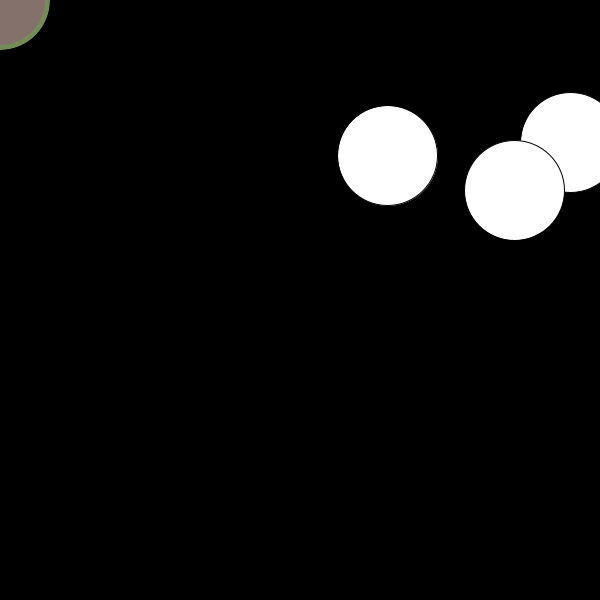
Frame 1 (no input)
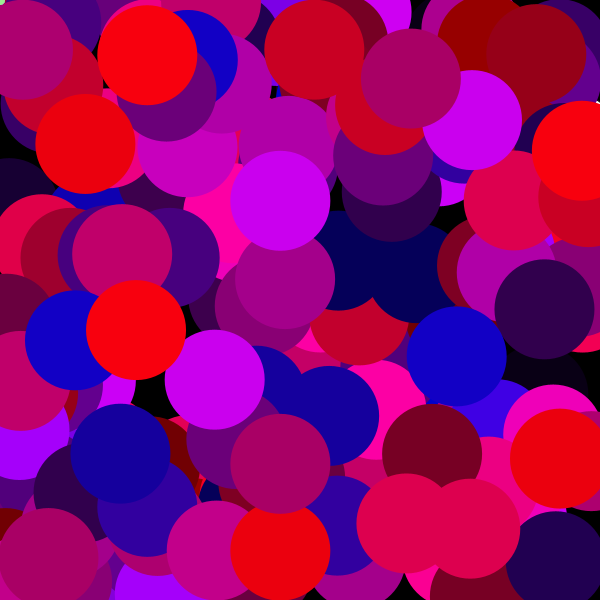
Frame 60 (the mouse pressed at the canvas centre just before this capture)
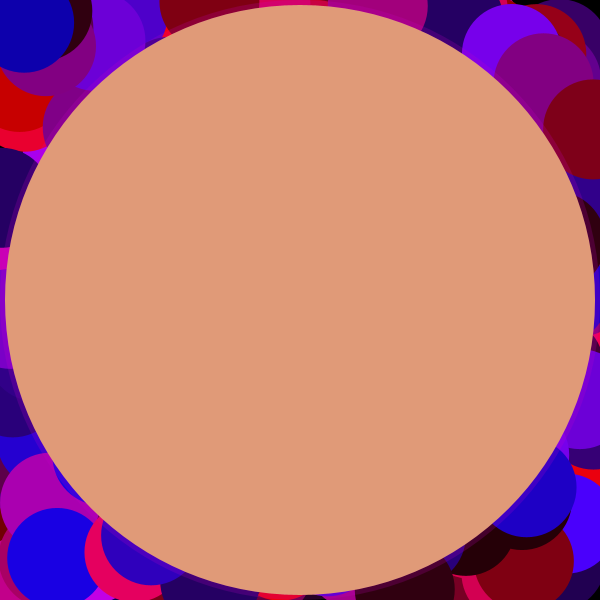
Frame 120 (the mouse held since frame 60 and released just before this capture)

The Processing sketch that drew these frames (run headless with seeded random() and noise(); from frame 60 on, the mouse is pressed at the canvas centre):

// Processing sketch: processing_50315
// ── processing_50315.pde

float easing = 1;
float x = 0.0;
float y = 0.0;
float a = 50;
int r = 100;

void setup()
{
  size(600,600);
  smooth();
  background(0);
}

void draw()
{
  
  ellipse(random(0,600),random(0,600),100,100);
    ellipse(random(0,600),random(0,600),100,100);
  ellipse(random(0,600),random(0,600),100,100);
  fill(random(0,255),random(0,255),random(0,255));
  float targetX = mouseX;
  float targetY = mouseY;
  x += (targetX - x) * easing;
  y += (targetY - y) * easing;
  
  ellipse(x, y, r,r);
  noStroke();
  fill(200,0,200,a);
  
  if (mousePressed) {
    a=a+.01;
    r=r+10;
    
  } else {
    a=a-.01;
    r=r-10;
 
  }
  ellipse(x, y, r,r);
  noStroke();
    a = abs(a);
  r = abs(r);
  fill(random(0,255),0,random(0,255));

}
  
